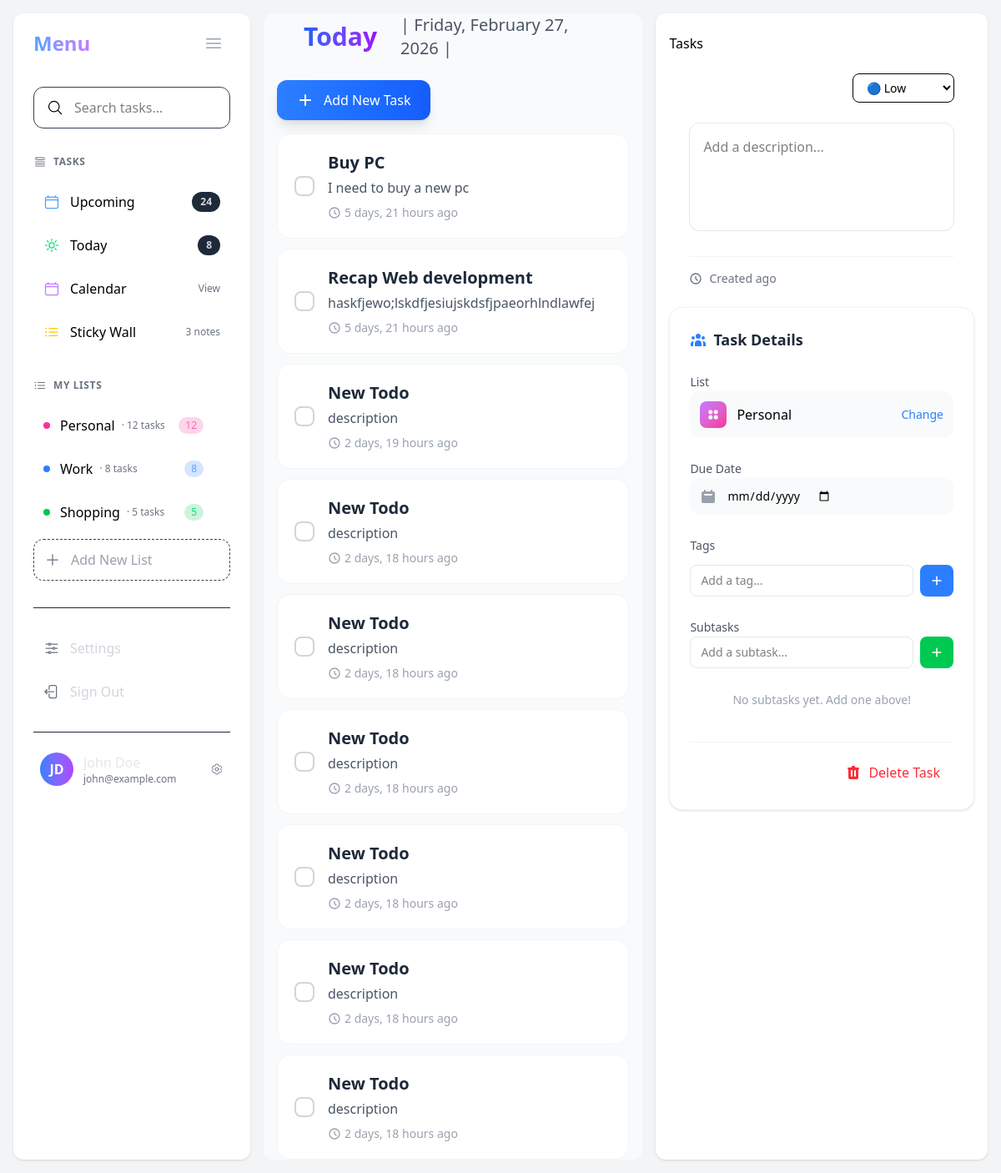
Before: / with the older database file.
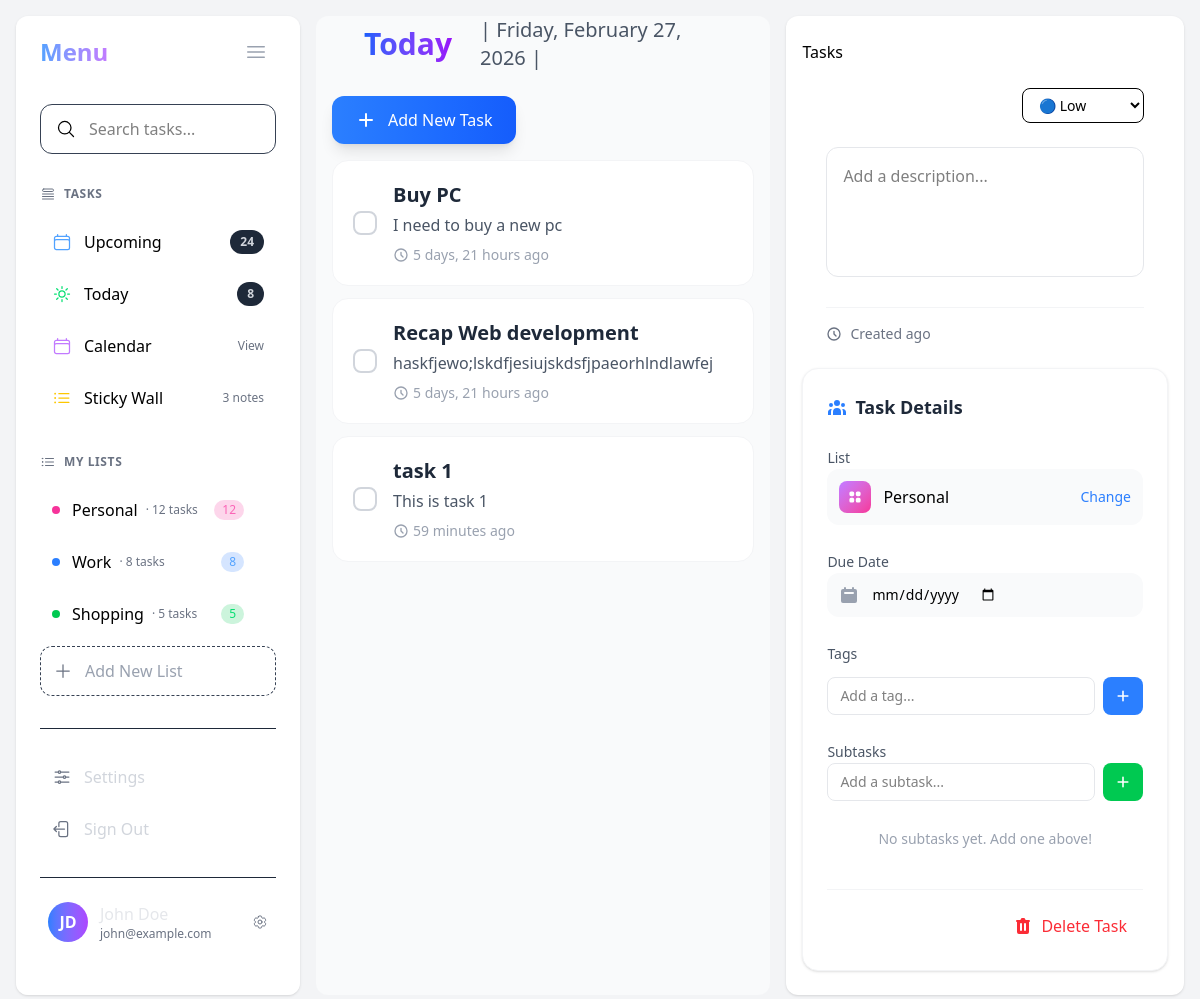
After: the same page with the newer database file.
### todos/models.py (models this page shows, shortened)
class Todo(models.Model):
    title = models.CharField(blank=False , null=False)
    description = models.TextField()
    created_at = models.DateTimeField(auto_now_add=True)
    updated_at = models.DateTimeField(auto_now=True)

### todos/views.py (the view)
# urls.py: path('' , todoview , name="todo"),
def todoview(request):
    if request.method == "POST":
        form = TodoForm(request.POST)
        if form.is_valid():
            form.save()
            return redirect("todo")  # change to your URL name
    else:
        form = TodoForm()
    todos = Todo.objects.all()
    return render(request, "todo.html", {"form": form, "todos": todos})

### templates/todo.html (shortened to what this page needs)
{% extends "base.html" %} {% load static %} {% block content %}
<div class="max-w-4xl mx-auto px-4">
  <div class="px-8 pb-6 flex gap-7 items-center">
    <div
      class="text-3xl font-bold bg-linear-to-r from-blue-600 to-purple-600 bg-clip-text text-transparent"
    >
    </div>
    <div class="date text-xl text-gray-600">| {% now "l, F j, Y" %} |</div>
  </div>
  <div class="mb-4">
    <button
      onclick="toggleForm()"
      class="group flex items-center gap-3 bg-linear-to-r from-blue-500 to-blue-600 hover:from-blue-600 hover:to-blue-700 text-white px-6 py-3 rounded-xl shadow-lg transition-all duration-300 transform hover:scale-105"
      id="toggleFormBtn"
    >
      <svg
        xmlns="http://www.w3.org/2000/svg"
        class="h-5 w-5 group-hover:rotate-90 transition-transform duration-300"
        viewBox="0 0 20 20"
        fill="currentColor">
        <path
          fill-rule="evenodd"
          d="M10 3a1 1 0 011 1v5h5a1 1 0 110 2h-5v5a1 1 0 11-2 0v-5H4a1 1 0 110-2h5V4a1 1 0 011-1z"
          clip-rule="evenodd"/>
      </svg>
      <span class="font-medium">Add New Task</span>
    </button>
  </div>
  <div class="space-y-3">
    {% for todo in todos %}
    <div
      class="group bg-white hover:shadow-xl p-5 rounded-2xl border border-gray-100 transition-all duration-300 transform hover:-translate-y-1"
    >
      <div class="flex items-center justify-between">
        <div class="flex items-center gap-4 flex-1">
          <div class="relative">
            <label
              for="todo-{{ todo.id }}"
              class="flex items-center justify-center w-6 h-6 border-2 border-gray-300 rounded-lg cursor-pointer peer-checked:border-green-500 peer-checked:bg-green-500 transition-all duration-300 hover:border-green-400"
            >
            </label>
          </div>
          <div class="flex-1">
            <h2
              class="text-xl font-semibold text-gray-800 {% if todo.completed %}line-through text-gray-400{% endif %}"
            >
              {{ todo.title }}
            </h2>
            {% if todo.description %}
            <p
              class="text-gray-600 mt-1 {% if todo.completed %}line-through text-gray-400{% endif %}"
            >
              {{ todo.description }}
            </p>
            {% endif %}
            <div class="flex items-center gap-4 mt-2 text-sm text-gray-400">
              <span class="flex items-center gap-1">
                <svg
                  xmlns="http://www.w3.org/2000/svg"
                  class="h-4 w-4"
                  fill="none"
                  viewBox="0 0 24 24"
                  stroke="currentColor"
                >
                  <path
                    stroke-linecap="round"
                    stroke-linejoin="round"
                    stroke-width="2"
                    d="M12 8v4l3 3m6-3a9 9 0 11-18 0 9 9 0 0118 0z"
                  />
                </svg>
                {{ todo.created_at|timesince }} ago
              </span>
            </div>
          </div>
        </div>
      </div>
    </div>
    {% endfor %}
  </div>
</div>
{% endblock %}

Changed rows visible on the page:
removed Todo: title "New Todo", description "description", created_at "2 days, 19 hours"
removed Todo: title "New Todo", description "description", created_at "2 days, 18 hours"
removed Todo: title "New Todo", description "description", created_at "2 days, 18 hours"
removed Todo: title "New Todo", description "description", created_at "2 days, 18 hours"
removed Todo: title "New Todo", description "description", created_at "2 days, 18 hours"
removed Todo: title "New Todo", description "description", created_at "2 days, 18 hours"
removed Todo: title "New Todo", description "description", created_at "2 days, 18 hours"
added Todo: title "task 1", description "This is task 1", created_at "59 minutes"
